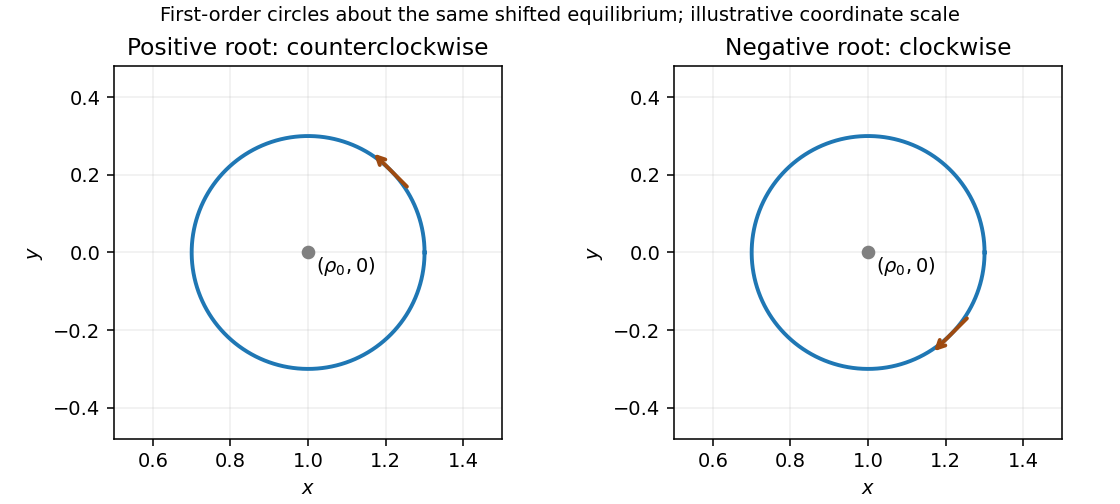

Reproduce this figure in Python.
from pathlib import Path
import numpy as np
import matplotlib
matplotlib.use('Agg')
import matplotlib.pyplot as plt

fig,ax=plt.subplots(1,2,figsize=(8,3.6),layout='constrained');t=np.linspace(0,2*np.pi,300)
for a,sgn,title in zip(ax,[1,-1],['Positive root: counterclockwise','Negative root: clockwise']):
 a.plot(1+.3*np.cos(t),.3*np.sin(t),lw=2);a.plot(1,0,'o',color='gray');a.text(1.02,-.05,r'$(\rho_0,0)$',fontsize=10)
 u=sgn*np.pi/4;point=np.array([1+.3*np.cos(u),.3*np.sin(u)]);v=sgn*np.array([-np.sin(u),np.cos(u)])*.14
 a.annotate('',point+v/2,point-v/2,arrowprops=dict(arrowstyle='->',lw=2,color='#9e4a10'))
 a.set(xlim=(.5,1.5),ylim=(-.48,.48),xlabel=r'$x$',ylabel=r'$y$',title=title);a.set_aspect('equal');a.grid(alpha=.2)
fig.suptitle('First-order circles about the same shifted equilibrium; illustrative coordinate scale',fontsize=10)

fig.savefig(Path(__file__).stem+'.png',dpi=140,facecolor='white')
